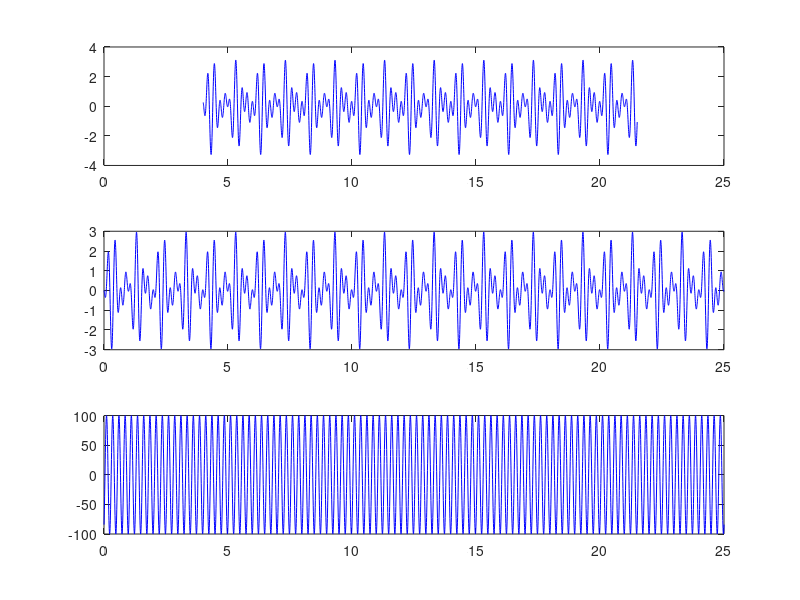

MATLAB code to generate this figure:
clear all ;

N1=39;
N2=25;

T0=60;
delay= @(x,y,theta0,c) (x/cosd(theta0)+(y-tand(theta0)*x)*sind(theta0))/c;
c=5e3;%m/s
d1=500;%m
d2=d1;
d=sqrt(d1^2*sind(T0)^2+d2^2*cosd(T0)^2);

load aiii;
load y1;
load y2;
% S=y2;
% I=y1;
t=linspace(0,25,5000);
 S=1*(sin(2*pi*2.5*t)+sin(2*pi*3.5*t-2)+sin(2*pi*4.5*t+2));
 I=100*sin(2*pi*4*t-1);
t0=4;
sr=200;
length=3500;
X=zeros(1,length);
 for i=1:N1
     x(i)=(i*d1-d1)-(N1*d1-d1)/2;
 end
 for j=1:N2
     y(j)=(j*d2-d2)-(N2*d2-d2)/2;
 end
 
    for j=1:N1
        for k=1:N2
        td0=delay(x(j),y(k),T0,c);%AF(i)=AF(i)+AIII(j,k)*exp(1i*2*pi/(c/fc)*(j*d1*cos(theta3(i))+k*d2*sin(theta3(i))));
        td1=delay(x(j),y(k),30,c);
        X=X+AIII(j,k)*(S(round((t0+td0)*sr):round((t0+td0)*sr)+length-1)+I(round((t0+td1)*sr):round((t0+td1)*sr)+length-1));%exp(1i*2*pi*fc*((k-1)*cos(theta3(i))+(j-1)*sin(theta3(i))));
        
        end
    end
    tt=linspace(0,length/sr,length);
    t=linspace(0,25,5000);
    figure(2);
    subplot(3,1,1);
    plot(tt+t0,X,'b');
    xlim([0 25])
    subplot(3,1,2);
    plot(t,S,'b');
    xlim([0 25])
    subplot(3,1,3);
    plot(t,I,'b');
    xlim([0 25]);
